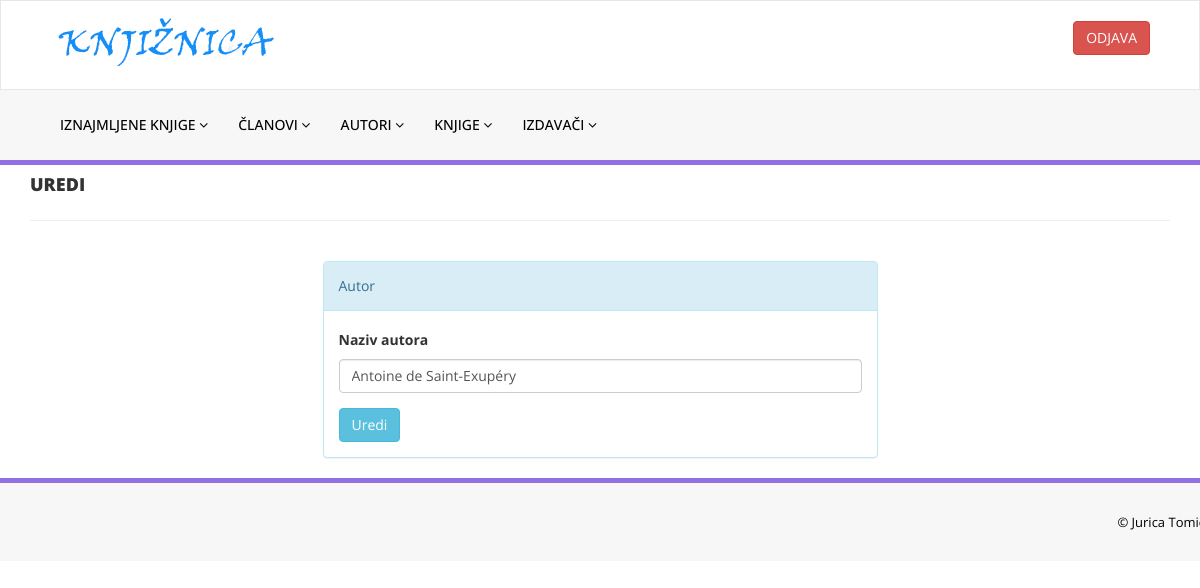
/urediAutora.php?athrid=3 (signed in), run on an earlier commit of the app's database.
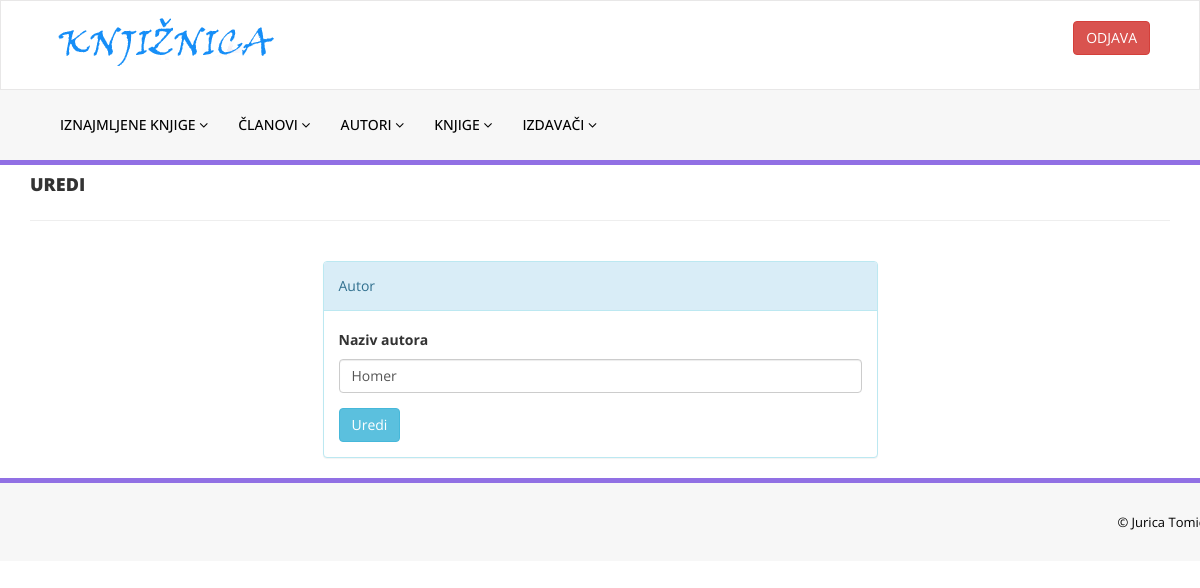
And on a later commit of the database.
### tables this page shows
CREATE TABLE `autori` (
  `ID_Autor` int(11) NOT NULL,
  `Naziv_Autora` varchar(100) NOT NULL
);

### urediAutora.php (the view, shortened to what this page needs)
<?php
include('includes/config.php');
if(strlen($_SESSION['alogin'])==0)
    {
header('location:index.php');
}
else{
?>
<!DOCTYPE html>
<html xmlns="http://www.w3.org/1999/xhtml">
<head>
    <link href="assets/css/bootstrap.css" rel="stylesheet" />
    <link href="assets/css/font-awesome.css" rel="stylesheet" />
    <link href="assets/css/style.css" rel="stylesheet" />
</head>
<body>
<?php include('includes/header.php');?>
    <div class="content-wra
    <div class="content-wrapper">
         <div class="container">
        <div class="row pad-botm">
            <div class="col-md-12">
                <h4 class="header-line"> Uredi </h4>
                            </div>
</div>
<div class="row">
<div class="col-md-6 col-sm-6 col-xs-12 col-md-offset-3"">
<div class="panel panel-info">
<div class="panel-heading">
Autor
</div>
<div class="panel-body">
<form role="form" method="post">
<div class="form-group">
<label>Naziv autora</label>
<?php
$athrid=intval($_GET['athrid']);
$sql = "SELECT * from  autori where ID_Autor =:athrid";
$query = $dbh -> prepare($sql);
$query->bindParam(':athrid',$athrid,PDO::PARAM_STR);
$query->execute();
$results=$query->fetchAll(PDO::FETCH_OBJ);
if($query->rowCount() > 0)
{
foreach($results as $result)
{               ?>
<input class="form-control" type="text" name="author" value="<?php echo htmlentities($result->Naziv_Autora);?>" required />
<?php }} ?>
</div>
<button type="submit" name="update" class="btn btn-info">Uredi </button>
                                    </form>
                            </div>
                        </div>
                            </div>
        </div>
    </div>
    </div>
  <?php include('includes/footer.php');?>
</body>
</html>
<?php } ?>

What changed in the data, as far as the page shows it:
changed autori: author "Antoine de Saint-Exupéry" → "Homer"
